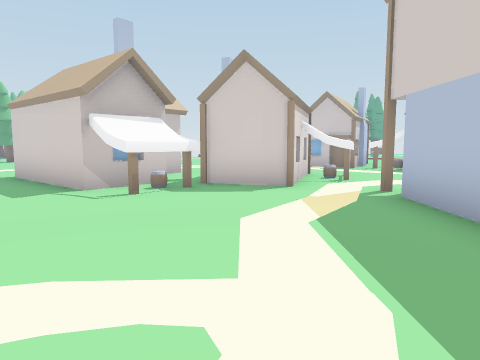
View 1 (above)

22 first-person views from a walk through a 3-D level made in the Unity game engine. The camera is 1.5 m above the floor, tilts 6° down and sees 70° across. The floor is counted in squares, 2 m on a side. Each view is taken from the middle of a square. On the plan, view 1 faces up. The plan holds only what a view shows up to about 11 squares ahead; the rest is blank. The place goes on beyond the plan. Some animated figures are left out. Some surface patterns are stand-ins.

View 2
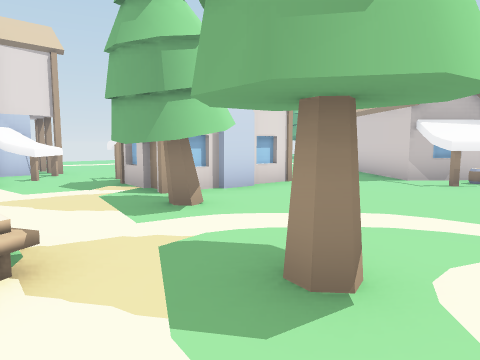

View 3
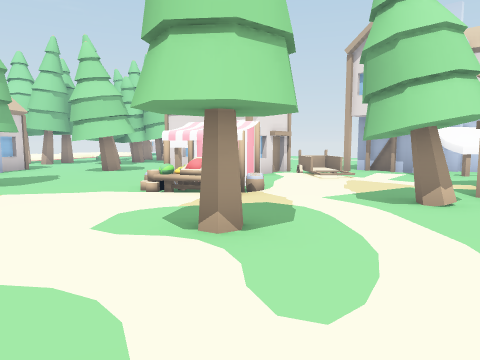

View 4
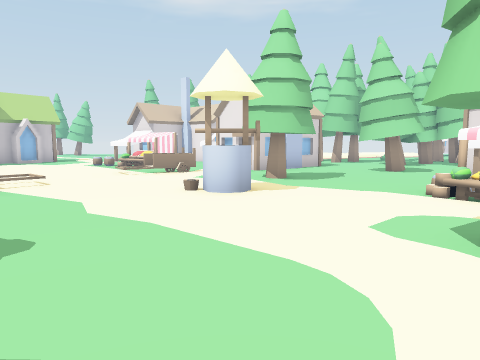

View 5
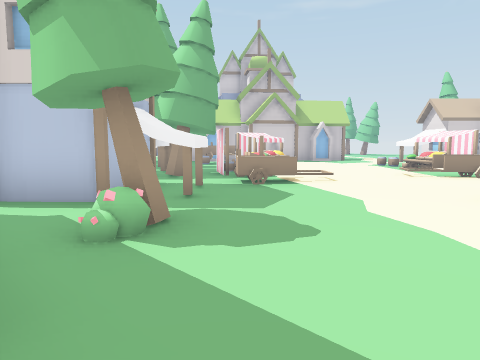

View 6
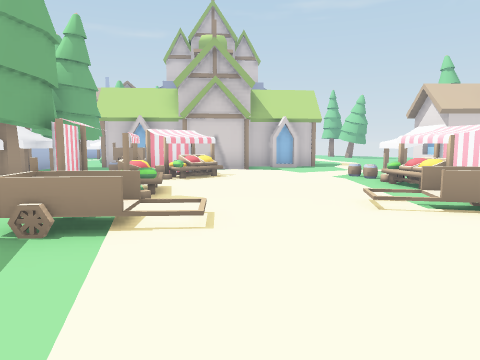

View 7
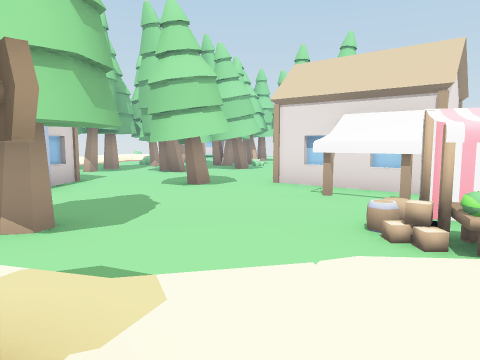

View 8
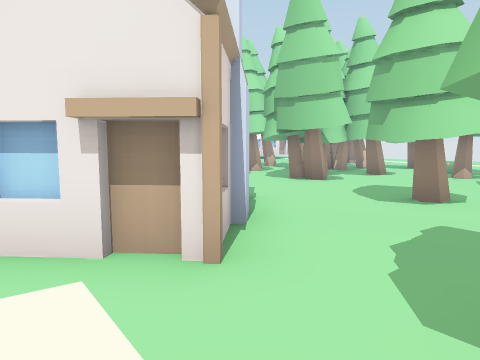

View 9
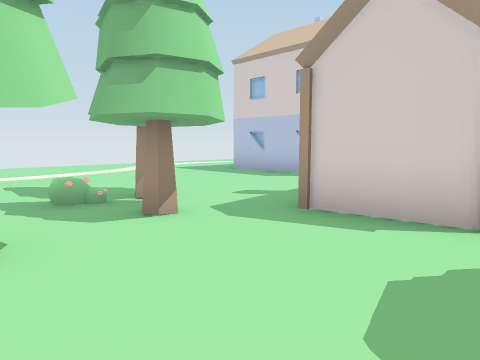

View 10
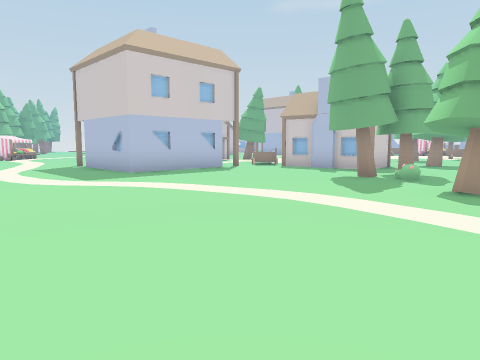

View 11
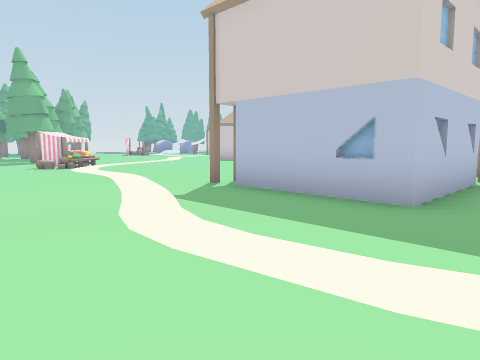

View 12
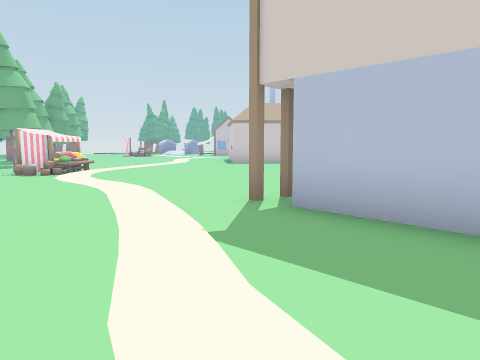

View 13
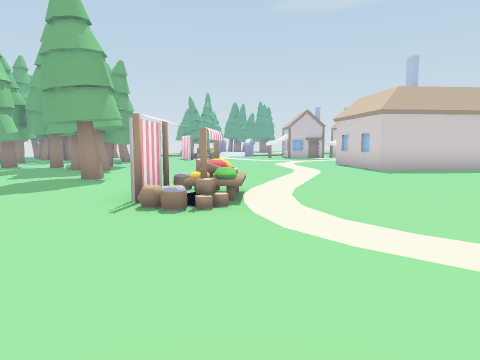

View 14
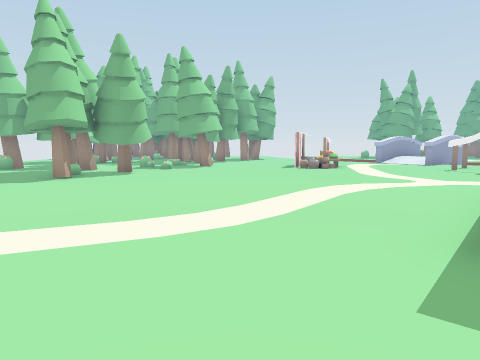

View 15
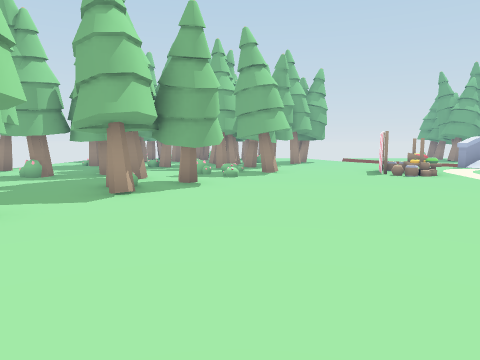

View 16
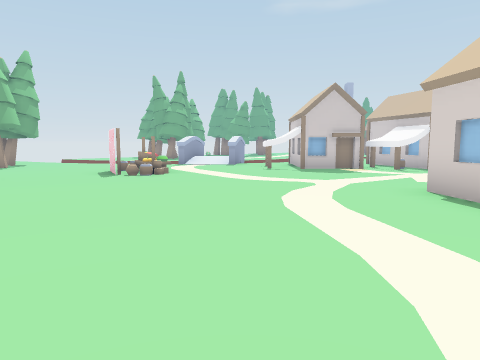

View 17
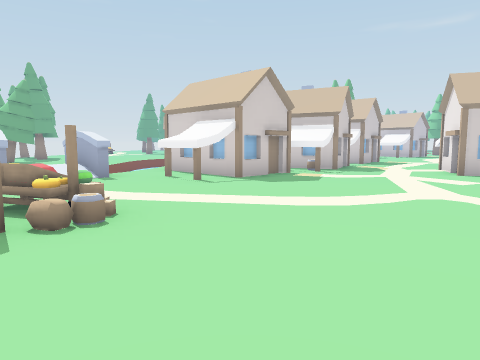

View 18
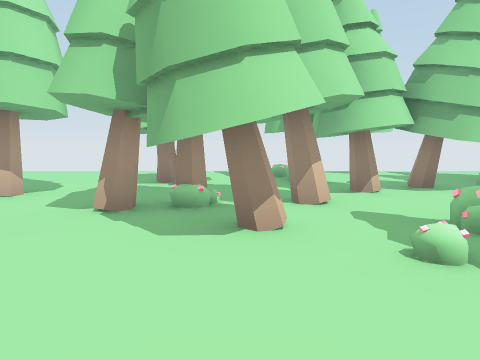

View 19
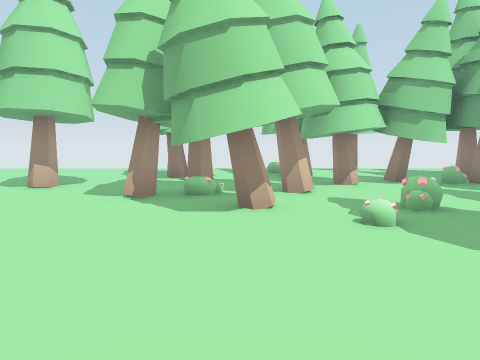

View 20
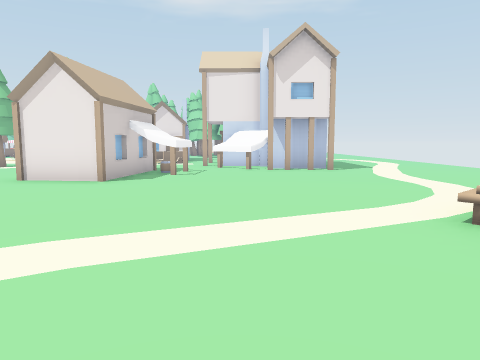

View 21
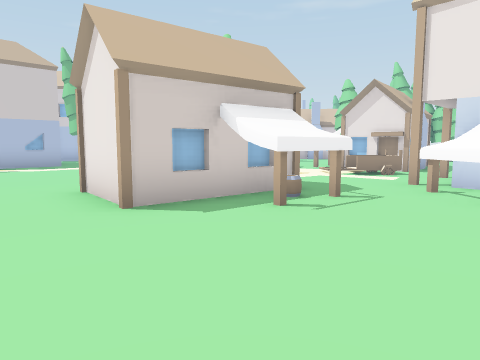

View 22
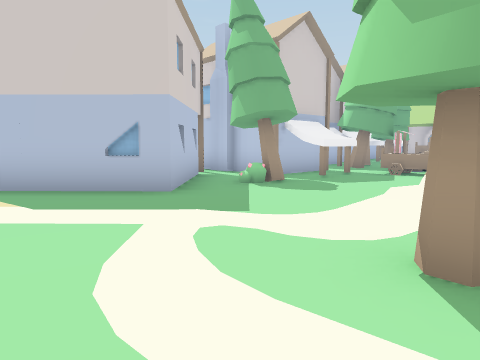

### Floor plan
Key: @ floor where view 1 was taken; # wall or solid block; . main floor; : floor 0.25 m higher than the main floor; / step, stairs or slope; = window, fence, low wall or low ledge; ≈ water the walk keeps out of; ^ raised ledge; H house; B barrel; T tree; U bush; O other object.
Columns run from 16 left of view 1 to 14 right of it. Each row starts with its distance up from view 1.
 19 ..TU# T. ...   /##
 18 T..T#..:T..OO...# ≈
 17 ....T.U....OO...HH#
 16 U T..T.........HH##
 15 ..U...T.........##
 14 ..T..T...........#H
 13 .....T............O#
 12 ...................#
 11 ....T...............H
 10 .............#.......O
  9 ....O.......###.##HH.
  8 ...OOO.....## ..##B..
  7  ../O.......###.##..
  6  ............#HB..#.
  5  .............H....H
  4  .........##.......H
  3  ........H##.......H
  2  ........B##.......HHHH
  1 .....HH....#T.......U.HH
  0 .....HHHH...#T.T@...THH
 -1 ......HH#............HHH
 -2 .....H.H..//.O/.......H#H
 -3 .......HH==..OO..#/..==.TT
 -4 ..........##H........//OOTHHH
 -5  .........##H........../O.THOHH
 -6  .........##....T......./O#OO
 -7 ........T..........=..../O=^
 -8 .........T...T...H.......O
 -9 .......U.......###.OOO....##
-10 ......TT.T.T...# HH OBB...#
-11 ....    T. T...  H    ...

Where each view was taken, in squares from view 1:
view 1: 0 up, 0 right, facing up
view 2: 2 down, 0 right, facing up-left
view 3: 2 up, 1 right, facing down-left
view 4: 2 up, 1 right, facing down
view 5: 2 up, 1 right, facing down-right
view 6: 2 down, 2 right, facing down-right
view 7: 2 down, 1 right, facing down-left
view 8: 6 down, 2 right, facing down-left
view 9: 10 down, 4 left, facing up-left
view 10: 11 down, 16 left, facing up-right
view 11: 4 down, 16 left, facing up-right
view 12: 2 down, 15 left, facing up-right
view 13: 4 up, 15 left, facing up-right
view 14: 6 up, 7 left, facing up
view 15: 8 up, 9 left, facing up
view 16: 9 up, 9 left, facing up-right
view 17: 15 up, 8 left, facing right
view 18: 15 up, 7 left, facing left
view 19: 15 up, 6 left, facing left
view 20: 11 up, 9 left, facing down
view 21: 6 up, 10 left, facing down-right
view 22: 1 up, 3 left, facing right
